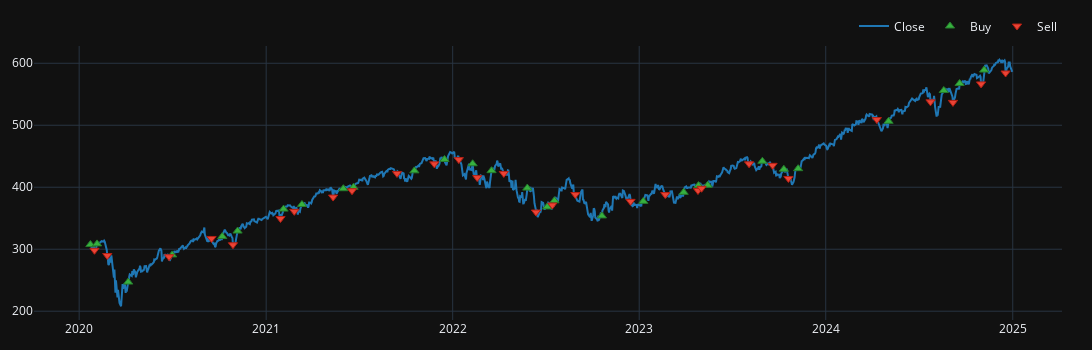

Notebook cell for this chart:
### Code cell
fig = portfolio.plot_orders()
fig.update_layout(template='plotly_dark', width=1200)
fig.show()
